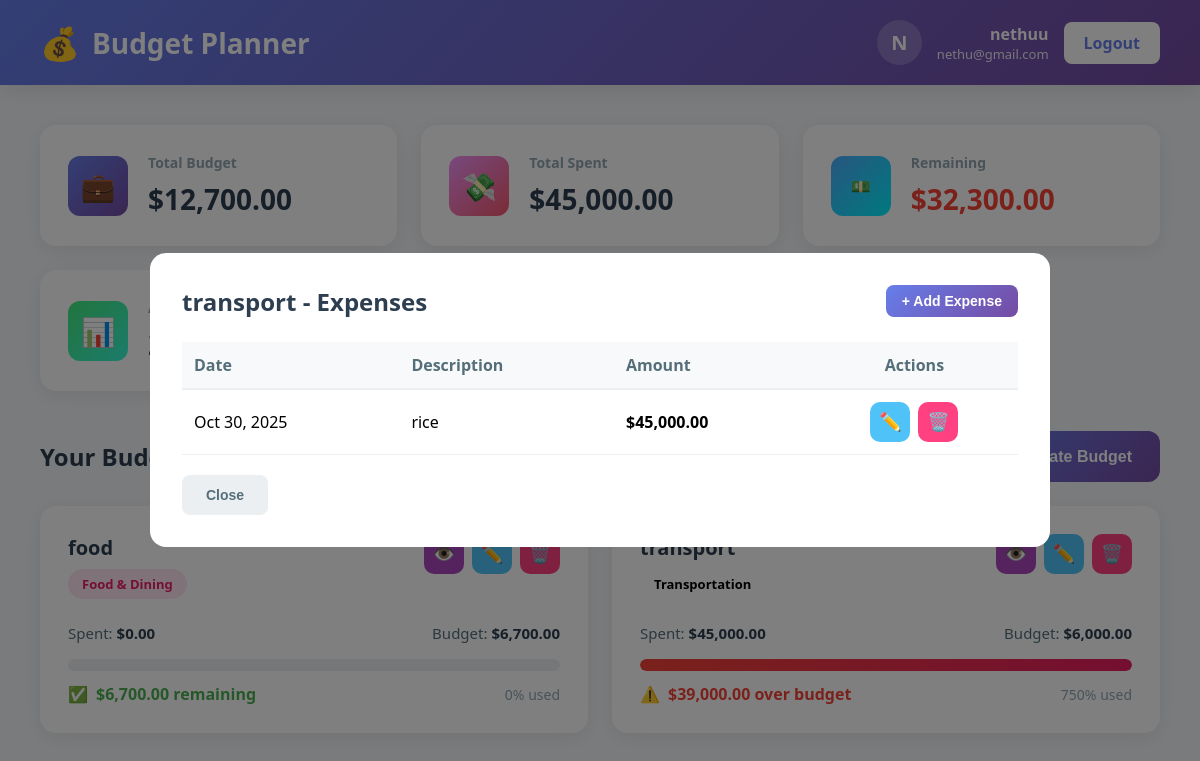
/public/dashboard.php?view=5 (signed in), run on the app's committed database.
### tables this page shows
CREATE TABLE budgets (
    id INTEGER PRIMARY KEY AUTOINCREMENT,
    name TEXT NOT NULL,
    category TEXT NOT NULL,
    budget_amount REAL NOT NULL,
    created_date TEXT NOT NULL
, user_id INTEGER DEFAULT 1);

CREATE TABLE expenses (
    id INTEGER PRIMARY KEY AUTOINCREMENT,
    budget_id INTEGER NOT NULL,
    amount REAL NOT NULL,
    description TEXT,
    date TEXT NOT NULL,
    FOREIGN KEY (budget_id) REFERENCES budgets(id) ON DELETE CASCADE
);

### public/dashboard.php (the view, shortened to what this page needs)
<?php
$username = $_SESSION['username'];
$email = $_SESSION['email'];
$user_id = $_SESSION['user_id'];
try {
    $db = new PDO('sqlite:' .__DIR__ . '/../db/database.db');
    $db->setAttribute(PDO::ATTR_ERRMODE, PDO::ERRMODE_EXCEPTION);
} catch(PDOException $e) {
    die("Connection failed: " . $e->getMessage());
}
$db->exec('CREATE TABLE IF NOT EXISTS budgets (
    id INTEGER PRIMARY KEY AUTOINCREMENT,
    user_id INTEGER NOT NULL,
    name TEXT NOT NULL,
    category TEXT NOT NULL,
    budget_amount REAL NOT NULL,
    created_date TEXT NOT NULL,
    FOREIGN KEY (user_id) REFERENCES users(id) ON DELETE CASCADE
)');
$db->exec('CREATE TABLE IF NOT EXISTS expenses (
    id INTEGER PRIMARY KEY AUTOINCREMENT,
    budget_id INTEGER NOT NULL,
    amount REAL NOT NULL,
    description TEXT,
    date TEXT NOT NULL,
    FOREIGN KEY (budget_id) REFERENCES budgets(id) ON DELETE CASCADE
)');
$stmt = $db->prepare('
    SELECT b.*, COALESCE(SUM(e.amount), 0) as spent
    FROM budgets b
    LEFT JOIN expenses e ON b.id = e.budget_id
    WHERE b.user_id = :uid
    GROUP BY b.id
    ORDER BY b.created_date DESC
');
$stmt->execute([':uid' => $user_id]);
$budgets = $stmt->fetchAll(PDO::FETCH_ASSOC);
$totalBudget = 0;
$totalSpent = 0;
foreach ($budgets as $budget) {
    $totalBudget += $budget['budget_amount'];
    $totalSpent += $budget['spent'];
}
$totalRemaining = $totalBudget - $totalSpent;
$viewExpenses = null;
$currentBudget = null;
if (isset($_GET['view'])) {
    $stmt = $db->prepare('SELECT * FROM expenses WHERE budget_id=:id AND budget_id IN (SELECT id FROM budgets WHERE user_id=:uid) ORDER BY date DESC');
    $stmt->execute([':id' => $_GET['view'], ':uid' => $user_id]);
    $viewExpenses = $stmt->fetchAll(PDO::FETCH_ASSOC);
    $stmt = $db->prepare('SELECT * FROM budgets WHERE id=:id AND user_id=:uid');
    $stmt->execute([':id' => $_GET['view'], ':uid' => $user_id]);
    $currentBudget = $stmt->fetch(PDO::FETCH_ASSOC);
}
?>
<!DOCTYPE html>
<html lang="en">
<head>
</head>
<body>
    <div class="header">
        <div class="header-content">
            <div class="header-left">
                <h1><span class="icon">💰</span> Budget Planner</h1>
            </div>
            <div class="user-info-header">
                <div class="user-avatar"><?php echo strtoupper(substr($username, 0, 1)); ?></div>
                <div class="user-details">
                    <div class="user-name"><?php echo htmlspecialchars($username); ?></div>
                    <div class="user-email"><?php echo htmlspecialchars($email); ?></div>
                </div>
                <a href="logout.php" class="logout-btn">Logout</a>
            </div>
        </div>
    </div>
    <div class="container">
        <div class="stats-grid">
            <div class="stat-card">
                <div class="stat-icon total">💼</div>
                <div class="stat-content">
                    <div class="stat-label">Total Budget</div>
                    <div class="stat-value">$<?php echo number_format($totalBudget, 2); ?></div>
                </div>
            </div>
            <div class="stat-card">
                <div class="stat-icon spent">💸</div>
                <div class="stat-content">
                    <div class="stat-label">Total Spent</div>
                    <div class="stat-value">$<?php echo number_format($totalSpent, 2); ?></div>
                </div>
            </div>
            <div class="stat-card">
                <div class="stat-icon remaining">💵</div>
                <div class="stat-content">
                    <div class="stat-label">Remaining</div>
                    <div class="stat-value" style="color: <?php echo $totalRemaining >= 0 ? '#4caf50' : '#f44336'; ?>">
                        $<?php echo number_format(abs($totalRemaining), 2); ?>
                    </div>
                </div>
            </div>
            <div class="stat-card">
                <div class="stat-icon count">📊</div>
                <div class="stat-content">
                    <div class="stat-label">Active Budgets</div>
                    <div class="stat-value"><?php echo count($budgets); ?></div>
                </div>
            </div>
        </div>
        <div class="section-header">
            <h2 class="section-title">Your Budgets</h2>
            <button class="btn-create" onclick="openModal('createBudget')">
                <span style="font-size: 20px;">+</span> Create Budget
            </button>
        </div>
        <?php if (count($budgets) > 0): ?>
        <div class="budget-grid">
            <?php foreach ($budgets as $budget):
                $remaining = $budget['budget_amount'] - $budget['spent'];
                $percentage = $budget['budget_amount'] > 0 ? ($budget['spent'] / $budget['budget_amount']) * 100 : 0;
                $statusClass = $percentage >= 100 ? 'over' : ($percentage >= 80 ? 'warning' : 'positive');
                $catClass = 'cat-' . strtolower(str_replace(['&', ' '], '', explode(' ', $budget['category'])[0]));
            ?>
            <div class="budget-card">
                <div class="card-header">
                    <div>
                        <div class="card-title"><?php echo htmlspecialchars($budget['name']); ?></div>
                        <span class="category-badge <?php echo $catClass; ?>"><?php echo htmlspecialchars($budget['category']); ?></span>
                    </div>
                    <div class="action-btns">
                        <button class="btn-icon btn-view" onclick="window.location.href='?view=<?php echo $budget['id']; ?>'" title="View Expenses">👁️</button>
                        <button class="btn-icon btn-edit" onclick="window.location.href='?edit=<?php echo $budget['id']; ?>'" title="Edit">✏️</button>
                        <form method="POST" style="display: inline;" onsubmit="return confirm('Delete this budget and all expenses?');">
                            <button type="submit" class="btn-icon btn-delete" title="Delete">🗑️</button>
                        </form>
                    </div>
                </div>
                <div class="budget-amounts">
                    <span>Spent: <span class="amount-value">$<?php echo number_format($budget['spent'], 2); ?></span></span>
                    <span>Budget: <span class="amount-value">$<?php echo number_format($budget['budget_amount'], 2); ?></span></span>
                </div>
                <div class="progress-bar">
                    <div class="progress-fill <?php echo $percentage >= 100 ? 'progress-over' : ''; ?>" style="width: <?php echo min($percentage, 100); ?>%"></div>
                </div>
                <div class="budget-status">
                    <div class="remaining <?php echo $statusClass; ?>">
                        <span><?php echo $statusClass == 'over' ? '⚠️' : ($statusClass == 'warning' ? '⚠️' : '✅'); ?></span>
                        $<?php echo number_format(abs($remaining), 2); ?> <?php echo $remaining >= 0 ? 'remaining' : 'over budget'; ?>
                    </div>
                    <div class="usage"><?php echo round($percentage); ?>% used</div>
                </div>
            </div>
            <?php endforeach; ?>
        </div>
        <?php endif; ?>
    </div>
    <?php if ($viewExpenses !== null && $currentBudget): ?>
    <div id="viewExpenses" class="modal active">
        <div class="modal-content large">
            <div class="modal-header">
                <?php echo htmlspecialchars($currentBudget['name']); ?> - Expenses
                <button class="btn btn-primary" style="float: right; padding: 8px 16px; font-size: 14px;" onclick="openModal('addExpense')">+ Add Expense</button>
            </div>
            <?php if (count($viewExpenses) > 0): ?>
            <table>
                <thead>
                    <tr>
                        <th>Date</th>
                        <th>Description</th>
                        <th>Amount</th>
                        <th style="text-align: center;">Actions</th>
                    </tr>
                </thead>
                <tbody>
                    <?php foreach ($viewExpenses as $expense): ?>
                    <tr>
                        <td><?php echo date('M d, Y', strtotime($expense['date'])); ?></td>
                        <td><?php echo htmlspecialchars($expense['description']); ?></td>
                        <td style="font-weight: 600;">$<?php echo number_format($expense['amount'], 2); ?></td>
                        <td style="text-align: center;">
                            <div style="display: flex; gap: 8px; justify-content: center;">
                                <button class="btn-icon btn-edit" onclick="window.location.href='?view=<?php echo $_GET['view']; ?>&edit_expense=<?php echo $expense['id']; ?>'" title="Edit">✏️</button>
                                <form method="POST" style="display: inline;" onsubmit="return confirm('Delete this expense?');">
                                    <button type="submit" class="btn-icon btn-delete" title="Delete">🗑️</button>
                                </form>
                            </div>
                        </td>
                    </tr>
                    <?php endforeach; ?>
                </tbody>
            </table>
            <?php else: ?>
            <div class="empty-state">
                <p>No expenses added yet</p>
            </div>
            <?php endif; ?>
            <div class="form-actions" style="margin-top: 20px;">
                <button type="button" class="btn btn-secondary" onclick="window.location.href='<?php echo $_SERVER['PHP_SELF']; ?>'">Close</button>
            </div>
        </div>
    </div>
    <?php endif; ?>
</body>
</html>

### data on the page
budgets: name "food", category "Food & Dining", spent "0.00", budget_amount "6,700.00", remaining "6,700.00", percentage "0"
budgets: name "transport", category "Transportation", spent "45,000.00", budget_amount "6,000.00", remaining "39,000.00", shows "over budget", percentage "750"
expenses: date "Oct 30, 2025", description "rice", amount "45,000.00"

### other printed values
substr($username, 0, 1) "N"
$username "nethuu"
$email "nethu@gmail.com"
$totalBudget "12,700.00"
$totalSpent "45,000.00"
abs($totalRemaining) "32,300.00"
